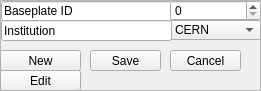
  <widget class="QFrame" name="frame_2">
   <property name="geometry">
    <rect>
     <x>10</x>
     <y>10</y>
     <width>261</width>
     <height>91</height>
    </rect>
   </property>
   <property name="frameShape">
    <enum>QFrame::StyledPanel</enum>
   </property>
   <property name="frameShadow">
    <enum>QFrame::Plain</enum>
   </property>
   <widget class="QPushButton" name="pbSave">
    <property name="geometry">
     <rect>
      <x>90</x>
      <y>50</y>
      <width>71</width>
      <height>21</height>
     </rect>
    </property>
    <property name="text">
     <string>Save</string>
    </property>
   </widget>
   <widget class="QLineEdit" name="lineEdit">
    <property name="geometry">
     <rect>
      <x>1</x>
      <y>1</y>
      <width>171</width>
      <height>20</height>
     </rect>
    </property>
    <property name="text">
     <string>Baseplate ID</string>
    </property>
    <property name="readOnly">
     <bool>true</bool>
    </property>
   </widget>
   <widget class="QSpinBox" name="sbID">
    <property name="geometry">
     <rect>
      <x>170</x>
      <y>0</y>
      <width>91</width>
      <height>21</height>
     </rect>
    </property>
    <property name="maximum">
     <number>65535</number>
    </property>
   </widget>
   <widget class="QPushButton" name="pbCancel">
    <property name="geometry">
     <rect>
      <x>170</x>
      <y>50</y>
      <width>71</width>
      <height>21</height>
     </rect>
    </property>
    <property name="text">
     <string>Cancel</string>
    </property>
   </widget>
   <widget class="QPushButton" name="pbNew">
    <property name="geometry">
     <rect>
      <x>0</x>
      <y>50</y>
      <width>81</width>
      <height>21</height>
     </rect>
    </property>
    <property name="text">
     <string>New</string>
    </property>
   </widget>
   <widget class="QPushButton" name="pbEdit">
    <property name="geometry">
     <rect>
      <x>0</x>
      <y>70</y>
      <width>81</width>
      <height>21</height>
     </rect>
    </property>
    <property name="text">
     <string>Edit</string>
    </property>
   </widget>
   <widget class="QComboBox" name="cbInstitution">
    <property name="geometry">
     <rect>
      <x>170</x>
      <y>20</y>
      <width>91</width>
      <height>20</height>
     </rect>
    </property>
    <property name="currentIndex">
     <number>0</number>
    </property>
    <item>
     <property name="text">
      <string>CERN</string>
     </property>
    </item>
    <item>
     <property name="text">
      <string>FNAL</string>
     </property>
    </item>
    <item>
     <property name="text">
      <string>UCSB</string>
     </property>
    </item>
    <item>
     <property name="text">
      <string>UMN</string>
     </property>
    </item>
    <item>
     <property name="text">
      <string/>
     </property>
    </item>
   </widget>
   <widget class="QLineEdit" name="lineEdit_52">
    <property name="geometry">
     <rect>
      <x>1</x>
      <y>20</y>
      <width>171</width>
      <height>21</height>
     </rect>
    </property>
    <property name="text">
     <string>Institution</string>
    </property>
    <property name="readOnly">
     <bool>true</bool>
    </property>
   </widget>
  </widget>
